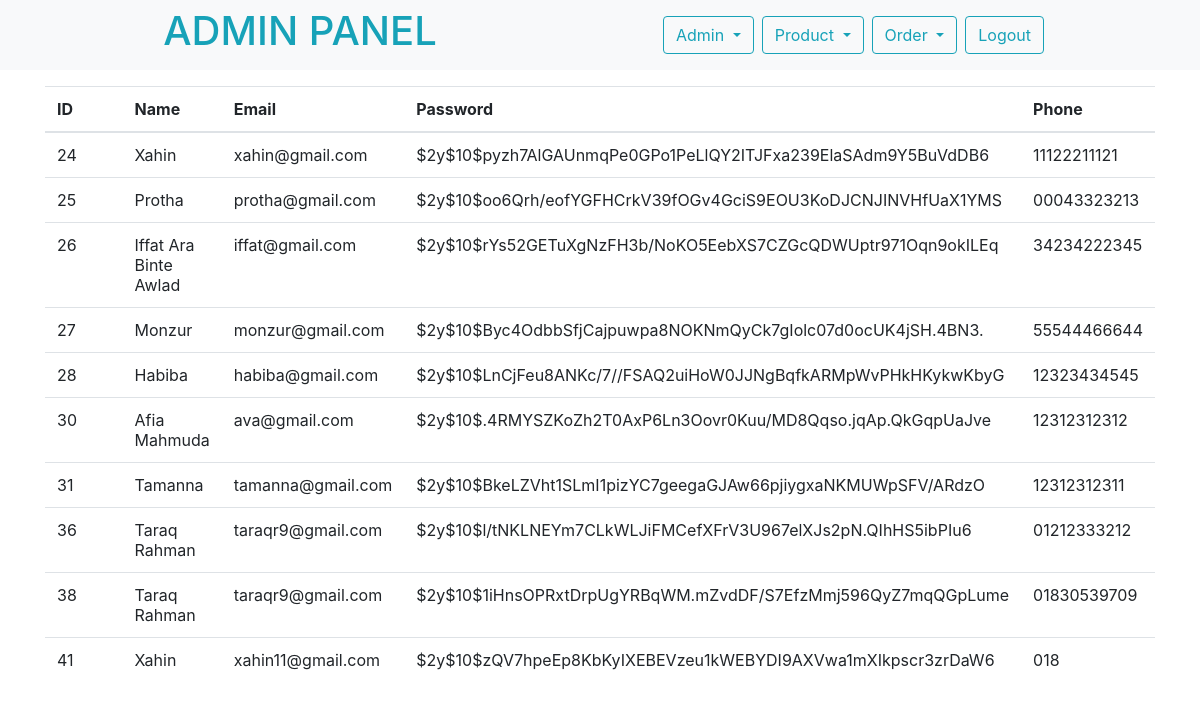
Page /admin/users.php (signed in) on the earlier database version.
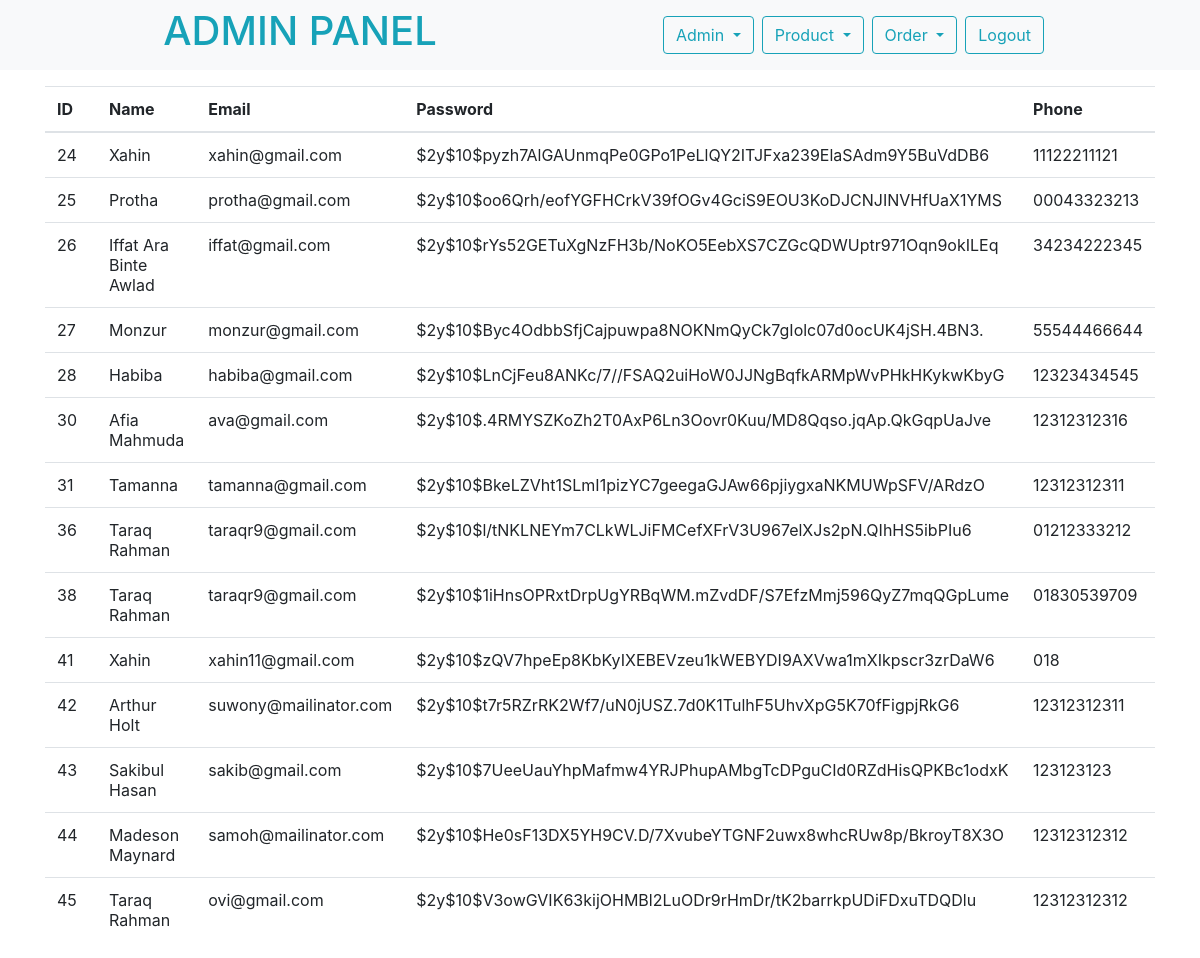
Same page on the later database version.
### tables this page shows
CREATE TABLE `userregistration` (
  `id` int(11) NOT NULL,
  `name` varchar(255) NOT NULL,
  `email` varchar(255) NOT NULL,
  `password` varchar(255) NOT NULL,
  `phone` varchar(20) NOT NULL,
  `address` varchar(255) NOT NULL,
  `gender` varchar(10) NOT NULL,
  `image` varchar(200) NOT NULL
);

### init.php (called while the page is built, shortened)
<?php
$source = new source;
?>

### classes/source.php (called while the page is built, shortened)
<?php
class source extends db{
    public $Query;
    public function Query($query,$param = []){
        if(empty($param)){
            $this->Query = $this->db->prepare($query);
            return $this->Query->execute();
        }else{
            $this->Query = $this->db->prepare($query);
            return $this->Query->execute($param);
        }
    }
    public function CountRows(){
        return $this->Query->rowCount();
    }
    public function FetchAll(){
        return $this->Query->FetchAll(PDO::FETCH_OBJ);
    }
}
?>

### classes/db.php (called while the page is built, shortened)
<?php
class db{
    private $host = "localhost";
    private $username = "root";
    private $password = "";
    private $database = "dailybazar";
    public function __construct(){
        try{
            $this->db = new PDO("mysql:hsot=".$this->host.";dbname=".$this->database,
            $this->username,$this->password);
        }catch(PDOException $e){
            echo "Connection problem : ".$e->getMessage();
        }
    }
}
?>

### admin/users.php (the view, shortened to what this page needs)
<?php
include "../init.php";
?>
<html>
<head>
    <link rel="stylesheet" href="https://maxcdn.bootstrapcdn.com/bootstrap/4.0.0/css/bootstrap.min.css" />
</head>
<body>
<?php include 'splitfile/navbar.php' ?>
  <div class="container-fluid">
    <div class="container">
      <table class="table table-hover">
        <thead>
          <tr>
            <th class="col-1">ID</th>
            <th class="col-1">Name</th>
            <th class="col-1">Email</th>
            <th class="col-1">Password</th>
            <th class="col-1">Phone</th>
          </tr>
        </thead>
        <tbody>
          <?php
            $query = $source->Query("SELECT * FROM userregistration");
            $details = $source->FetchAll();
            $numrow = $source->CountRows();
            if($numrow>0){
              foreach($details as $row):
                if(!empty($delete)){
                    echo "
                <tr>
                <td>".$row->id."</td>
                <td>".$row->name."</td>
                <td>".$row->email."</td>
                <td>".$row->password."</td>
                <td>".$row->phone."</td>
                ".$delete."
                </tr>";
                }else{
                    echo "
                <tr>
                <td>".$row->id."</td>
                <td>".$row->name."</td>
                <td>".$row->email."</td>
                <td>".$row->password."</td>
                <td>".$row->phone."</td>
                </tr>";
                }
              endforeach;
            }
          ?>
        </tbody>
      </table>
    </div>
  </div>
</body>
</html>

### admin/splitfile/navbar.php (shortened to what this page needs)
<div class="container-fluid sticky-top">
    <div class="row bg-light">
      <div class=" col-6 text-center m-auto"><a href="admin.php" class="btn">
          <h1 class="text-info">ADMIN PANEL</h1>
        </a> </div>
      <div class="col-6  mt-3">
        <form action="" method="POST">
          <div class="row ml-5">
            <div class="mr-2">
              <button class="btn btn-outline-info dropdown-toggle" type="button" id="dropdownMenu2" data-toggle="dropdown" aria-haspopup="true" aria-expanded="false">
                Admin
              </button>
            </div>
            <div class="mr-2">
              <button class="btn btn-outline-info dropdown-toggle" type="button" id="dropdownMenu2" data-toggle="dropdown" aria-haspopup="true" aria-expanded="false">
                Product
              </button>
            </div>
            <div class="mr-2">
              <button class="btn btn-outline-info dropdown-toggle" type="button" id="dropdownMenu2" data-toggle="dropdown" aria-haspopup="true" aria-expanded="false">
                Order
              </button>
            </div>
            <a href="logout.php" class="btn btn-outline-info mr-2">Logout</a>
          </div>
        </form>
      </div>
    </div>
  </div>

Differences in the rows shown:
changed userregistration "Afia Mahmuda": phone "12312312312" → "12312312316"
added userregistration: id "42", name "Arthur Holt", email "suwony@mailinator.com", password "$2y$10$t7r5RZrRK2Wf7/uN0jUSZ.7d0K1TulhF5UhvXpG5K70fFigpjRkG6", phone "12312312311"
added userregistration: id "43", name "Sakibul Hasan", email "sakib@gmail.com", password "$2y$10$7UeeUauYhpMafmw4YRJPhupAMbgTcDPguCId0RZdHisQPKBc1odxK", phone "123123123"
added userregistration: id "44", name "Madeson Maynard", email "samoh@mailinator.com", password "$2y$10$He0sF13DX5YH9CV.D/7XvubeYTGNF2uwx8whcRUw8p/BkroyT8X3O", phone "12312312312"
added userregistration: id "45", name "Taraq Rahman", email "ovi@gmail.com", password "$2y$10$V3owGVIK63kijOHMBl2LuODr9rHmDr/tK2barrkpUDiFDxuTDQDlu", phone "12312312312"
